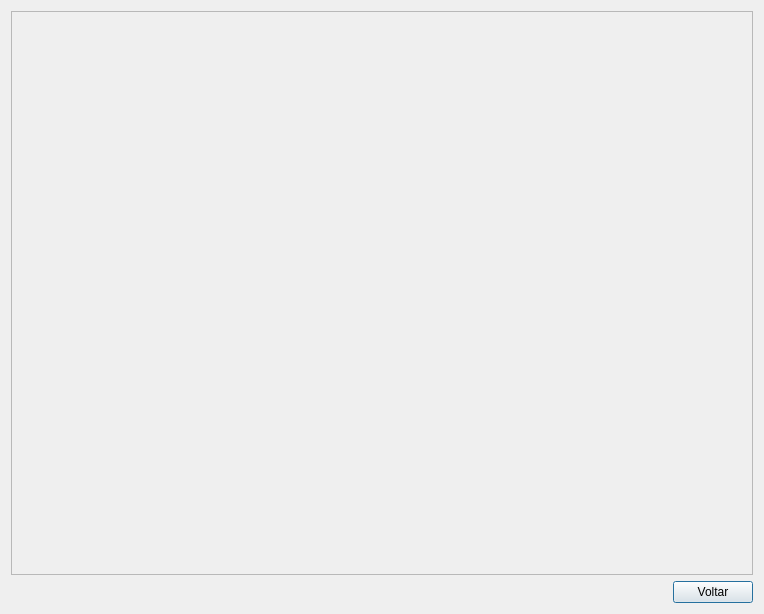
<?xml version="1.0" encoding="UTF-8"?>
<ui version="4.0">
 <class>LeituraPaciente</class>
 <widget class="QDialog" name="LeituraPaciente">
  <property name="geometry">
   <rect>
    <x>0</x>
    <y>0</y>
    <width>764</width>
    <height>614</height>
   </rect>
  </property>
  <property name="windowTitle">
   <string>Dialog</string>
  </property>
  <layout class="QHBoxLayout" name="horizontalLayout">
   <item>
    <layout class="QVBoxLayout" name="verticalLayout">
     <item>
      <widget class="QScrollArea" name="scrollArea">
       <property name="widgetResizable">
        <bool>true</bool>
       </property>
       <widget class="QWidget" name="scrollAreaWidgetContents">
        <property name="geometry">
         <rect>
          <x>0</x>
          <y>0</y>
          <width>738</width>
          <height>551</height>
         </rect>
        </property>
       </widget>
      </widget>
     </item>
     <item>
      <layout class="QHBoxLayout" name="horizontalLayout_2">
       <item>
        <spacer name="horizontalSpacer">
         <property name="orientation">
          <enum>Qt::Horizontal</enum>
         </property>
         <property name="sizeHint" stdset="0">
          <size>
           <width>40</width>
           <height>20</height>
          </size>
         </property>
        </spacer>
       </item>
       <item>
        <widget class="QPushButton" name="pushButton">
         <property name="text">
          <string>Voltar</string>
         </property>
        </widget>
       </item>
      </layout>
     </item>
    </layout>
   </item>
  </layout>
 </widget>
 <resources/>
 <connections/>
</ui>
